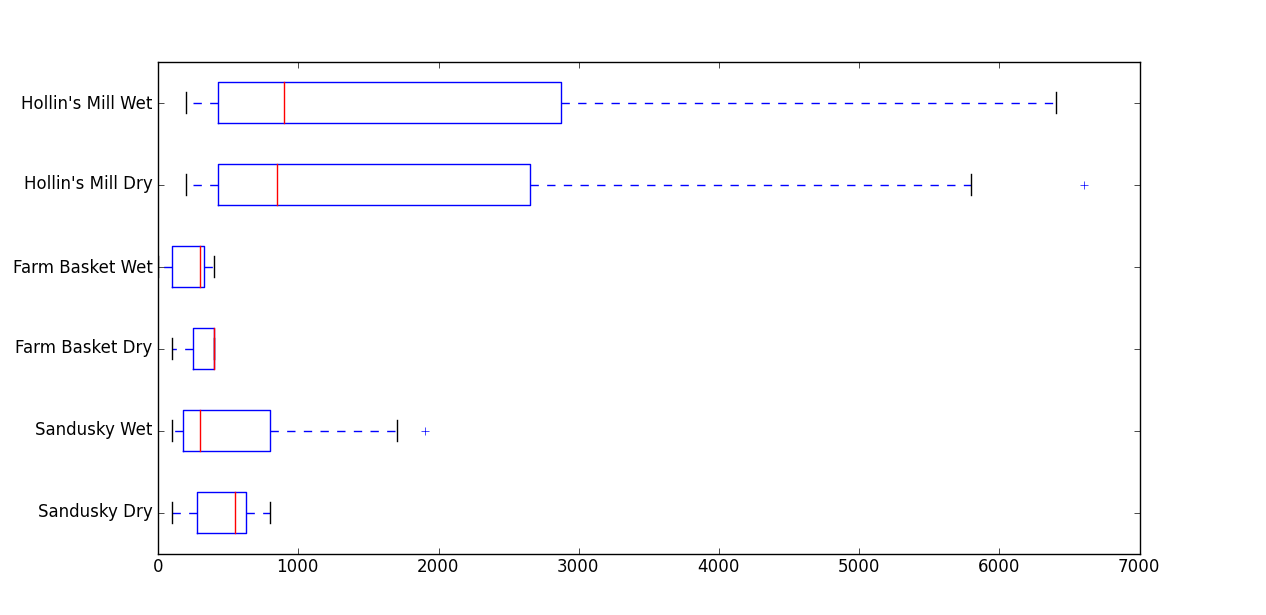

This chart was generated by the following Python code:
#####
# Owen Kuemerle
# CS 106 - Introduction to Programming
# Programming assignment 4
# Box plots of three water pollution collection sites
# This compares wet and dry collection days
#####
# Import the libraries needed for plotting
import pylab as pl

# Data points for Sandusky
sandusky_dry = [100, 700, 800, 600, 300, 200, 500, 600]
sandusky_wet = [1900, 1700, 200, 500, 100, 400, 100, 200]

# Data points for Farm Basket
farm_basket_dry = [400, 100, 400, 200, 400, 400]
farm_basket_wet = [100, 300, 0, 100, 300, 300, 400, 400]

# Data points for Hollin's Mill
hollins_mill_dry = [800, 200, 500, 200, 1600, 900, 6600, 5800]
hollins_mill_wet = [200, 200, 600, 500, 6100, 6400, 1800, 1200]

# Combine the data sets
data = [sandusky_dry, sandusky_wet, farm_basket_dry,
        farm_basket_wet, hollins_mill_dry, hollins_mill_wet]

# Plot to combined data sets. Use horizontal graphs
pl.boxplot(data, vert=False)

# Label the x-axis
pl.yticks([1, 2, 3, 4, 5, 6], ["Sandusky Dry", "Sandusky Wet",
    "Farm Basket Dry", "Farm Basket Wet", "Hollin's Mill Dry",
    "Hollin's Mill Wet"])
pl.show()
